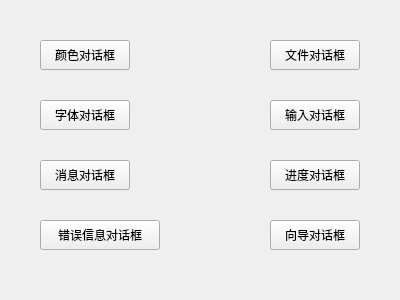
<?xml version="1.0" encoding="UTF-8"?>
<ui version="4.0">
 <class>MyWidget</class>
 <widget class="QWidget" name="MyWidget">
  <property name="geometry">
   <rect>
    <x>0</x>
    <y>0</y>
    <width>400</width>
    <height>300</height>
   </rect>
  </property>
  <property name="windowTitle">
   <string>MyWidget</string>
  </property>
  <widget class="QPushButton" name="pushButton">
   <property name="geometry">
    <rect>
     <x>40</x>
     <y>40</y>
     <width>90</width>
     <height>30</height>
    </rect>
   </property>
   <property name="text">
    <string>颜色对话框</string>
   </property>
  </widget>
  <widget class="QPushButton" name="pushButton_2">
   <property name="geometry">
    <rect>
     <x>40</x>
     <y>100</y>
     <width>90</width>
     <height>30</height>
    </rect>
   </property>
   <property name="text">
    <string>字体对话框</string>
   </property>
  </widget>
  <widget class="QPushButton" name="pushButton_3">
   <property name="geometry">
    <rect>
     <x>40</x>
     <y>160</y>
     <width>90</width>
     <height>30</height>
    </rect>
   </property>
   <property name="text">
    <string>消息对话框</string>
   </property>
  </widget>
  <widget class="QPushButton" name="pushButton_4">
   <property name="geometry">
    <rect>
     <x>40</x>
     <y>220</y>
     <width>120</width>
     <height>30</height>
    </rect>
   </property>
   <property name="text">
    <string>错误信息对话框</string>
   </property>
  </widget>
  <widget class="QPushButton" name="pushButton_5">
   <property name="geometry">
    <rect>
     <x>270</x>
     <y>40</y>
     <width>90</width>
     <height>30</height>
    </rect>
   </property>
   <property name="text">
    <string>文件对话框</string>
   </property>
  </widget>
  <widget class="QPushButton" name="pushButton_6">
   <property name="geometry">
    <rect>
     <x>270</x>
     <y>100</y>
     <width>90</width>
     <height>30</height>
    </rect>
   </property>
   <property name="text">
    <string>输入对话框</string>
   </property>
  </widget>
  <widget class="QPushButton" name="pushButton_7">
   <property name="geometry">
    <rect>
     <x>270</x>
     <y>160</y>
     <width>90</width>
     <height>30</height>
    </rect>
   </property>
   <property name="text">
    <string>进度对话框</string>
   </property>
  </widget>
  <widget class="QPushButton" name="pushButton_8">
   <property name="geometry">
    <rect>
     <x>270</x>
     <y>220</y>
     <width>90</width>
     <height>30</height>
    </rect>
   </property>
   <property name="text">
    <string>向导对话框</string>
   </property>
  </widget>
 </widget>
 <layoutdefault spacing="6" margin="11"/>
 <resources/>
 <connections/>
</ui>
